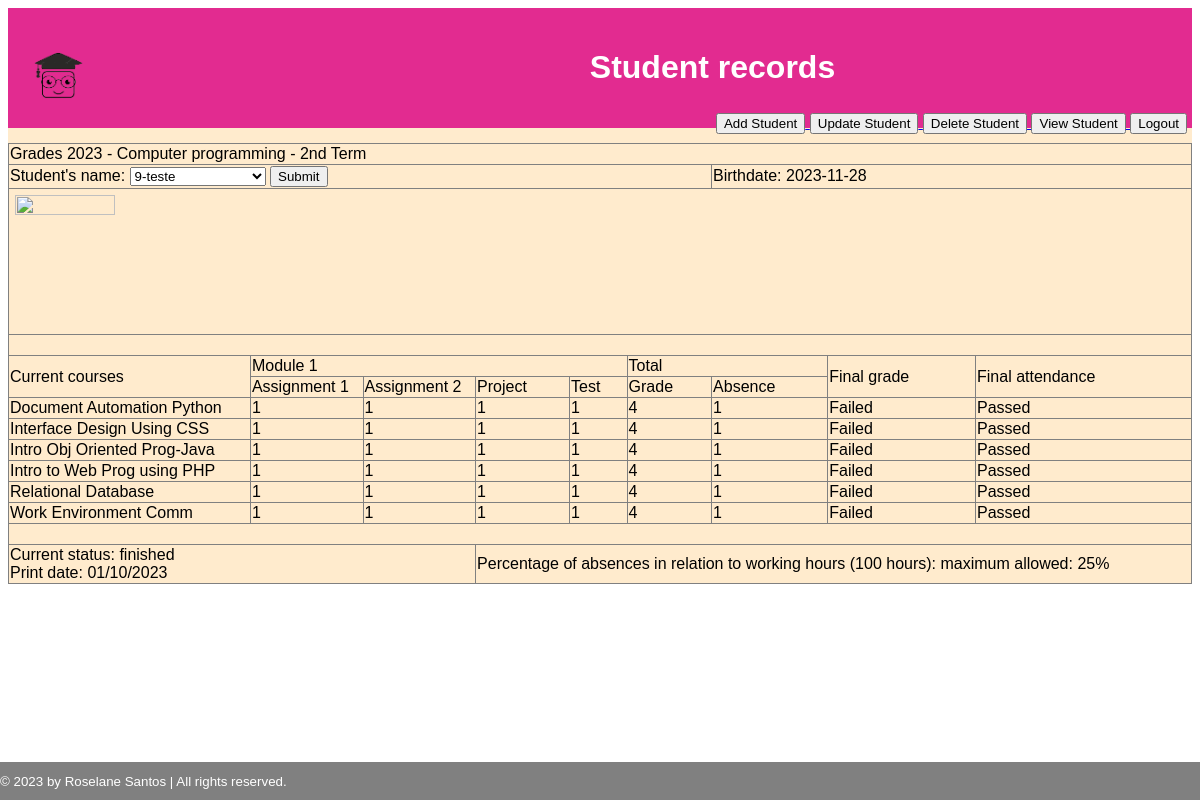
The page /index.php?student_id=9 (signed in) on the database its author committed.
### tables this page shows
CREATE TABLE `student_grade` (
  `id` int NOT NULL AUTO_INCREMENT,
  `student_name` varchar(255) NOT NULL,
  `birthdate` date DEFAULT NULL,
  `course1_grade_assignment_1` float DEFAULT NULL,
  `course1_grade_assignment_2` float DEFAULT NULL,
  `course1_project` float DEFAULT NULL,
  `course1_grade_test` float DEFAULT NULL,
  `course1_absences` int DEFAULT NULL,
  `course2_grade_assignment_1` float DEFAULT NULL,
  `course2_grade_assignment_2` float DEFAULT NULL,
  `course2_project` float DEFAULT NULL,
  `course2_grade_test` float DEFAULT NULL,
  `course2_absences` int DEFAULT NULL,
  `course3_grade_assignment_1` float DEFAULT NULL,
  `course3_grade_assignment_2` float DEFAULT NULL,
  `course3_project` float DEFAULT NULL,
  `course3_grade_test` float DEFAULT NULL,
  `course3_absences` int DEFAULT NULL,
  `course4_grade_assignment_1` float DEFAULT NULL,
  `course4_grade_assignment_2` float DEFAULT NULL,
  `course4_project` float DEFAULT NULL,
  `course4_grade_test` float DEFAULT NULL,
  `course4_absences` int DEFAULT NULL,
  `course5_grade_assignment_1` float DEFAULT NULL,
  `course5_grade_assignment_2` float DEFAULT NULL,
  `course5_project` float DEFAULT NULL,
  `course5_grade_test` float DEFAULT NULL,
  `course5_absences` int DEFAULT NULL,
  `course6_grade_assignment_1` float DEFAULT NULL,
  `course6_grade_assignment_2` float DEFAULT NULL,
  `course6_project` float DEFAULT NULL,
  `course6_grade_test` float DEFAULT NULL,
  `course6_absences` int DEFAULT NULL,
  `photo` varchar(45) DEFAULT NULL,
  PRIMARY KEY (`id`)
);

### index.php (the view, shortened to what this page needs)
<?php
require "config.php";
?>
<!DOCTYPE html>
<html>
<head>
    <link rel="stylesheet" href="css/styles.css" />
</head>
<?php
$sql = "SELECT id, student_name FROM student_grade";
$result = $mysqli->query($sql);
$student_data = [];
$student_id = '';
if (isset($_GET['student_id']) && $_GET['student_id'] != "") {
    $student_id = $_GET['student_id'];
    $sql = "SELECT * from student_grade where id=" . $student_id;
    $student_data = $mysqli->query($sql)->fetch_assoc();
}
function calc_grade($student_data, $course)
{
    if (
        isset($student_data[$course . "_grade_assignment_1"]) && isset($student_data[$course . "_grade_assignment_2"])
        && isset($student_data[$course . "_project"]) && isset($student_data[$course . "_grade_test"])
    ) {
        return $student_data[$course . "_grade_assignment_1"] + $student_data[$course . "_grade_assignment_2"] +
            $student_data[$course . "_project"] + $student_data[$course . "_grade_test"];
    }
    return "";
}
?>
<body>
    <?php
    require "header.php";
    ?>
    <main>
        <table class border="1">
            <tr>
                <td colspan="9">Grades 2023 - Computer programming - 2nd Term</td>
            </tr>
            <tr>
                <td colspan="6">
                    <form>
                        Student's name:
                        <select id="student_id" name="student_id" method="GET">
                            <?php
                            while ($row = $result->fetch_assoc()) {
                                echo "<option value='" . $row["id"] . "' " . ($student_id == $row["id"] ? "selected" : "") . ">"
                                    . $row["id"] . "-" . $row["student_name"]
                                    . "</option>";
                            }
                            ?>
                        </select>
                        <button type="submit" name="btnSubmit" value="btnSubmit">Submit</button><br>
                    </form>
                </td>
                <td colspan="3">
                    Birthdate: <?= $student_data["birthdate"] ?? "" ?>
                </td>
            </tr>
            <tr>
                <td class="student-photo" colspan="9">
                    <? if ($student_data["photo"]) { ?>
                        <img src="uploads/$student_data['photo']">
                    <? } else { ?>
                        <img src="img/avatar.png">
                    <? } ?>
                </td>
            </tr>
            <tr>
                <td colspan="9">&nbsp;</td>
            </tr>
            <tr>
                <td rowspan="2">Current courses</td>
                <td colspan="4">Module 1</td>
                <td colspan="2">Total </td>
                <td rowspan="2">Final grade</td>
                <td rowspan="2">Final attendance</td>
            </tr>
            <tr>
                <td>Assignment 1</td>
                <td>Assignment 2</td>
                <td>Project</td>
                <td>Test</td>
                <td>Grade</td>
                <td>Absence</td>
            </tr>
            <tr>
                <td>Document Automation Python</td>
                <td><?= $student_data["course1_grade_assignment_1"] ?? "" ?></td>
                <td><?= $student_data["course1_grade_assignment_2"] ?? "" ?></td>
                <td><?= $student_data["course1_project"] ?? "" ?></td>
                <td><?= $student_data["course1_grade_test"] ?? "" ?></td>
                <td><?= calc_grade($student_data, "course1") ?></td>
                <td><?= $student_data["course1_absences"] ?? "" ?></td>
                <td><?php if ($student_id) echo calc_grade($student_data, "course1") > 60 ? "Passed" : "Failed" ?></td>
                <td><?php if ($student_id) echo 100 - $student_data["course1_absences"] > 75 ? "Passed" : "Failed due to absence" ?></td>
            </tr>
            <tr>
                <td>Interface Design Using CSS</td>
                <td><?= $student_data["course2_grade_assignment_1"] ?? "" ?></td>
                <td><?= $student_data["course2_grade_assignment_2"] ?? "" ?></td>
                <td><?= $student_data["course2_project"] ?? "" ?></td>
                <td><?= $student_data["course2_grade_test"] ?? "" ?></td>
                <td><?= calc_grade($student_data, "course2") ?></td>
                <td><?= $student_data["course2_absences"] ?? "" ?></td>
                <td><?php if ($student_id) echo calc_grade($student_data, "course2") > 60 ? "Passed" : "Failed" ?></td>
                <td><?php if ($student_id) echo 100 - $student_data["course2_absences"] > 75 ? "Passed" : "Failed due to absence" ?></td>
            </tr>
            <tr>
                <td>Intro Obj Oriented Prog-Java</td>
                <td><?= $student_data["course3_grade_assignment_1"] ?? "" ?></td>
                <td><?= $student_data["course3_grade_assignment_2"] ?? "" ?></td>
                <td><?= $student_data["course3_project"] ?? "" ?></td>
                <td><?= $student_data["course3_grade_test"] ?? "" ?></td>
                <td><?= calc_grade($student_data, "course3") ?></td>
                <td><?= $student_data["course3_absences"] ?? "" ?></td>
                <td><?php if ($student_id) echo calc_grade($student_data, "course3") > 60 ? "Passed" : "Failed" ?></td>
                <td><?php if ($student_id) echo 100 - $student_data["course3_absences"] > 75 ? "Passed" : "Failed due to absence" ?></td>
            </tr>
            <tr>
                <td>Intro to Web Prog using PHP</td>
                <td><?= $student_data["course4_grade_assignment_1"] ?? "" ?></td>
                <td><?= $student_data["course4_grade_assignment_2"] ?? "" ?></td>
                <td><?= $student_data["course4_project"] ?? "" ?></td>
                <td><?= $student_data["course4_grade_test"] ?? "" ?></td>
                <td><?= calc_grade($student_data, "course4") ?></td>
                <td><?= $student_data["course4_absences"] ?? "" ?></td>
                <td><?php if ($student_id) echo calc_grade($student_data, "course4") > 60 ? "Passed" : "Failed" ?></td>
                <td><?php if ($student_id) echo 100 - $student_data["course4_absences"] > 75 ? "Passed" : "Failed due to absence" ?></td>
            </tr>
            <tr>
                <td>Relational Database</td>
                <td><?= $student_data["course5_grade_assignment_1"] ?? "" ?></td>
                <td><?= $student_data["course5_grade_assignment_2"] ?? "" ?></td>
                <td><?= $student_data["course5_project"] ?? "" ?></td>
                <td><?= $student_data["course5_grade_test"] ?? "" ?></td>
                <td><?= calc_grade($student_data, "course5") ?></td>
                <td><?= $student_data["course5_absences"] ?? "" ?></td>
                <td><?php if ($student_id) echo calc_grade($student_data, "course5") > 60 ? "Passed" : "Failed" ?></td>
                <td><?php if ($student_id) echo 100 - $student_data["course5_absences"] > 75 ? "Passed" : "Failed due to absence" ?></td>
            </tr>
            <tr>
                <td>Work Environment Comm</td>
                <td><?= $student_data["course6_grade_assignment_1"] ?? "" ?></td>
                <td><?= $student_data["course6_grade_assignment_2"] ?? "" ?></td>
                <td><?= $student_data["course6_project"] ?? "" ?></td>
                <td><?= $student_data["course6_grade_test"] ?? "" ?></td>
                <td><?= calc_grade($student_data, "course6") ?></td>
                <td><?= $student_data["course6_absences"] ?? "" ?></td>
                <td><?php if ($student_id) echo calc_grade($student_data, "course6") > 60 ? "Passed" : "Failed" ?></td>
                <td><?php if ($student_id) echo 100 - $student_data["course6_absences"] > 75 ? "Passed" : "Failed due to absence" ?></td>
            </tr>
            <tr>
                <td colspan="9">&nbsp;</td>
            </tr>
            <tr>
                <td colspan="3">Current status: finished<br>
                    Print date: 01/10/2023</td>
                <td colspan="6">Percentage of absences in relation to working hours (100 hours): maximum allowed: 25%</td>
            </tr>
        </table>
    </main>
    <?php
    require "footer.php"
    ?>
</body>
</html>

### css/styles.css (style rules this page uses)
html { background-color: white; }
body { font-family: Tahoma, Verdana, sans-serif; }
table { table-layout: auto; width: 100%; border-collapse: collapse; color: black; }
body { background-color: blanchedalmond; }
.student-photo { text-align: left; }
.student-photo img { width: 100px; aspect-ratio: 3 / 4; margin: 5px; }

### rows shown on the page
student_grade: birthdate "2023-11-28", course1_grade_assignment_1 "1", course1_grade_assignment_2 "1", course1_project "1", course1_grade_test "1", calc_grade($student_data, "course1") "4", course1_absences "1", course2_grade_assignment_1 "1", course2_grade_assignment_2 "1", course2_project "1", course2_grade_test "1", calc_grade($student_data, "course2") "4", course2_absences "1", course3_grade_assignment_1 "1", course3_grade_assignment_2 "1", course3_project "1", course3_grade_test "1", calc_grade($student_data, "course3") "4", course3_absences "1", course4_grade_assignment_1 "1", course4_grade_assignment_2 "1", course4_project "1", course4_grade_test "1", calc_grade($student_data, "course4") "4", course4_absences "1", course5_grade_assignment_1 "1", course5_grade_assignment_2 "1", course5_project "1", course5_grade_test "1", calc_grade($student_data, "course5") "4", course5_absences "1", course6_grade_assignment_1 "1", course6_grade_assignment_2 "1", course6_project "1", course6_grade_test "1", calc_grade($student_data, "course6") "4", course6_absences "1"

### other values the page prints
form field student_id "9-teste"
